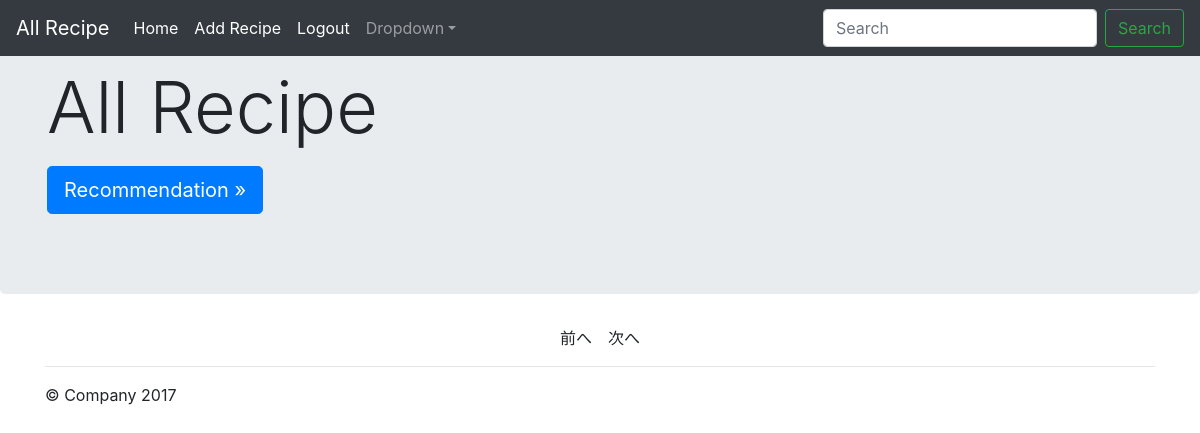
Before: /recipe/allrecipe.php with the older database file.
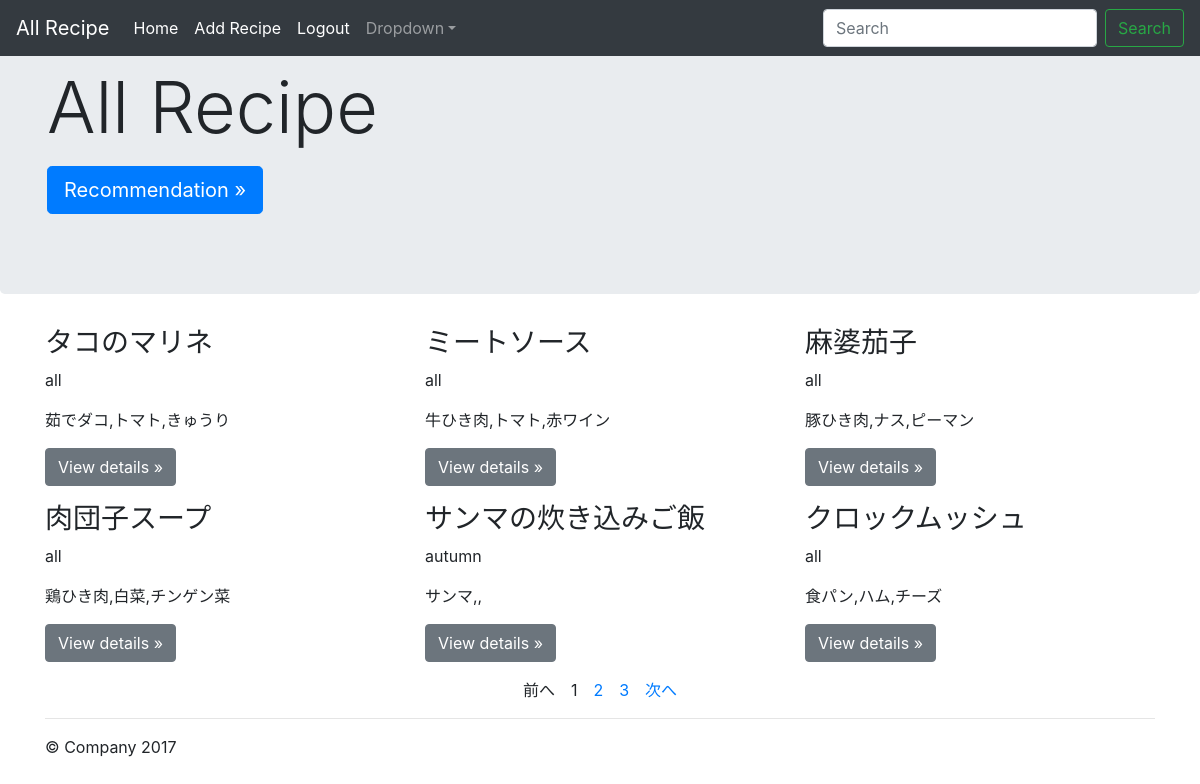
After: the same page with the newer database file.
### tables this page shows
CREATE TABLE `recipe` (
  `id` int(11) NOT NULL,
  `userid` int(11) NOT NULL,
  `title` varchar(64) NOT NULL,
  `ingredient1` varchar(64) NOT NULL,
  `ingredient2` varchar(64) DEFAULT NULL,
  `ingredient3` varchar(64) DEFAULT NULL,
  `url` varchar(256) DEFAULT NULL,
  `recipememo` text,
  `season` varchar(64) NOT NULL,
  `review` text,
  `original` int(11) NOT NULL,
  `author` int(11) NOT NULL,
  `inputdate` datetime NOT NULL
);

### recipe/allrecipe.php (the view, shortened to what this page needs)
<?php
$pdo = db_conn();
$countsql = "SELECT COUNT(*) FROM recipe WHERE original=0";
$count = $pdo->prepare($countsql);
$countstatus = $count->execute();
if($countstatus==false){
    sql_error();
} else {
    $r = $count->fetch();
    $count = $r[0];
}
$sql = "SELECT * FROM recipe WHERE original=0";
$stmt = $pdo->prepare($sql);
$status = $stmt->execute();
if($status==false){
    sql_error();
} else {
  while($recipe = $stmt->fetch(PDO::FETCH_ASSOC)){
      $view = '<div class="col-md-4"><h3>';
      $view .= $recipe["title"];
      $view .= '</h3><p>';
      $view .= $recipe["season"];
      $view .= '</p><p>';
      $view .= $recipe["ingredient1"].','.$recipe["ingredient2"].','.$recipe["ingredient3"];
      $view .= '</p>';
      $view .= '<p><a class="btn btn-secondary" href="../recipe/showrecipe.php?id='.$recipe["id"].'" role="button">View details &raquo;</a></p>';
      $view .= '</div>';
    $recipetitle[] .= $view;
}
}
$max_page = ceil($count / MAX);
if(!isset($_GET['page_id'])){
    $now = 1;
}else{
    $now = $_GET['page_id'];
}
$start_no = ($now - 1) * MAX;
$disp_data = array_slice($recipetitle, $start_no, MAX, true);
foreach($disp_data as $val){
    $showrecipe .= $val.'<br />';
}
if($now > 1){
    $paging .= '<a href=\'../recipe/allrecipe.php?page_id='.($now - 1).'\')>前へ</a>'. '　';
} else {
    $paging .= '前へ'. '　';
}
for($i = 1; $i <= $max_page; $i++){
    if ($i == $now) {
      $paging .= $now. '　';
    } else {
      $paging .= '<a href=\'../recipe/allrecipe.php?page_id='. $i. '\')>'. $i. '</a>'. '　';
    }
}
if($now < $max_page){
  $paging .= '<a href=\'../recipe/allrecipe.php?page_id='.($now + 1).'\')>次へ</a>'. '　';
} else {
  $paging .= '次へ';
}
?>
<!DOCTYPE html>
<html lang="en">
  <head>
      <link rel="stylesheet" href="https://getbootstrap.com/docs/4.0/dist/css/bootstrap.min.css">
    <link href="https://getbootstrap.com/docs/4.0/examples/jumbotron/jumbotron.css" rel="stylesheet">
  </head>
  <body>
    <nav class="navbar navbar-expand-md navbar-dark fixed-top bg-dark">
      <a class="navbar-brand" href="../recipe/allrecipe.php">All Recipe</a>
      <div class="collapse navbar-collapse" id="navbarsExampleDefault">
        <ul class="navbar-nav mr-auto">
          <li class="nav-item active">
            <a class="nav-link" href="../mypage/index.php">Home <span class="sr-only">(current)</span></a>
          </li>
          <li class="nav-item active">
            <a class="nav-link" href="../recipe/recipe.php">Add Recipe</a>
          </li>
          <li class="nav-item active">
            <a class="nav-link" href="../signin/logout.php">Logout</a>
          </li>
          <li class="nav-item dropdown">
            <a class="nav-link dropdown-toggle" href="http://example.com" id="dropdown01" data-toggle="dropdown" aria-haspopup="true" aria-expanded="false">Dropdown</a>
          </li>
        </ul>
        <form class="form-inline my-2 my-lg-0" method="post" action="../recipe/search.php">
          <input class="form-control mr-sm-2" type="text" placeholder="Search" aria-label="Search" name="search">
          <button class="btn btn-outline-success my-2 my-sm-0" type="submit">Search</button>
        </form>
      </div>
    </nav>
    <div class="jumbotron">
      <div class="container">
        <h1 class="display-3">All Recipe</h1>
        <p><a class="btn btn-primary btn-lg" href="../recommend/recommend.php" role="button">Recommendation &raquo;</a></p>
      </div>
    </div>
    <div class="container">
      <div class="row">
        <?=$showrecipe?>
      </div>
      <div class="text-center">
      <?=$paging?>
      </div>
      <hr>
      <footer>
        <p>&copy; Company 2017</p>
      </footer>
    </div>
  </body>
</html>

Changed rows visible on the page:
added recipe: val "タコのマリネ all 茹でダコ,トマト,きゅうり"
added recipe: val "ミートソース all 牛ひき肉,トマト,赤ワイン"
added recipe: val "麻婆茄子 all 豚ひき肉,ナス,ピーマン"
added recipe: val "肉団子スープ all 鶏ひき肉,白菜,チンゲン菜"
added recipe: val "サンマの炊き込みご飯 autumn サンマ,,"
added recipe: val "クロックムッシュ all 食パン,ハム,チーズ"
Other visible differences:
new list line: "1"
new list line: "2"
new list line: "3"
